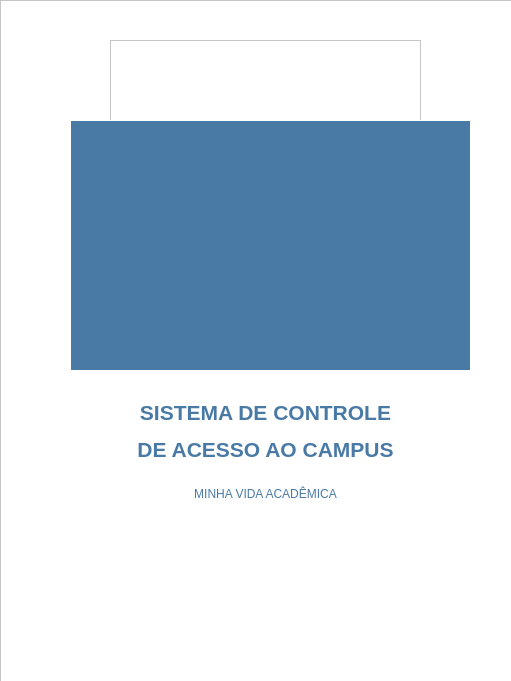
         <widget class="QFrame" name="campus_all">
          <property name="geometry">
           <rect>
            <x>0</x>
            <y>10</y>
            <width>511</width>
            <height>681</height>
           </rect>
          </property>
          <property name="styleSheet">
           <string notr="true"/>
          </property>
          <property name="frameShape">
           <enum>QFrame::StyledPanel</enum>
          </property>
          <property name="frameShadow">
           <enum>QFrame::Raised</enum>
          </property>
          <widget class="QLabel" name="curso">
           <property name="geometry">
            <rect>
             <x>40</x>
             <y>301</y>
             <width>451</width>
             <height>41</height>
            </rect>
           </property>
           <property name="styleSheet">
            <string notr="true">background-color: rgb(255, 255, 255);
color: rgb(145, 145, 145);
font: 75 12pt &quot;Arial&quot;;
padding-top:5px;
padding-left: 5px;
border-color: rgb(0, 0, 0);
border: 1px solid;</string>
           </property>
           <property name="text">
            <string>Curso</string>
           </property>
          </widget>
          <widget class="QLabel" name="hora_ini">
           <property name="geometry">
            <rect>
             <x>40</x>
             <y>439</y>
             <width>221</width>
             <height>41</height>
            </rect>
           </property>
           <property name="styleSheet">
            <string notr="true">background-color: rgb(255, 255, 255);
color: rgb(145, 145, 145);
font: 75 12pt &quot;Arial&quot;;
padding-top:5px;
padding-left: 5px;
border-color: rgb(0, 0, 0);
border: 1px solid;</string>
           </property>
           <property name="text">
            <string>Entrada</string>
           </property>
          </widget>
          <widget class="QLabel" name="observacao">
           <property name="geometry">
            <rect>
             <x>40</x>
             <y>486</y>
             <width>451</width>
             <height>61</height>
            </rect>
           </property>
           <property name="styleSheet">
            <string notr="true">background-color: rgb(255, 255, 255);
color: rgb(145, 145, 145);
font: 75 12pt &quot;Arial&quot;;
padding-top:5px;
padding-left: 5px;
border-color: rgb(0, 0, 0);
border: 1px solid;</string>
           </property>
           <property name="text">
            <string>Observação</string>
           </property>
           <property name="alignment">
            <set>Qt::AlignCenter</set>
           </property>
          </widget>
          <widget class="QLabel" name="espaco_reservado">
           <property name="geometry">
            <rect>
             <x>40</x>
             <y>347</y>
             <width>451</width>
             <height>41</height>
            </rect>
           </property>
           <property name="styleSheet">
            <string notr="true">background-color: rgb(255, 255, 255);
color: rgb(145, 145, 145);
font: 75 12pt &quot;Arial&quot;;
padding-top:5px;
padding-left: 5px;
border-color: rgb(0, 0, 0);
border: 1px solid;</string>
           </property>
           <property name="text">
            <string>Espaço Reservado</string>
           </property>
          </widget>
          <widget class="QPushButton" name="negar">
           <property name="geometry">
            <rect>
             <x>160</x>
             <y>581</y>
             <width>81</width>
             <height>61</height>
            </rect>
           </property>
           <property name="styleSheet">
            <string notr="true">.QPushButton#negar {
    color: white;
    text-align: center;
    text-decoration: none;
    display: inline-block;
    font-size: 25px;
    margin: 4px 2px;
    cursor: pointer;
    background-color: white; 
    color: red; 
    border: 2px solid red;
	border-radius: 50px;
}

.QPushButton#negar:hover:pressed {
    background-color:red;
    color: white;
	border-top-color: rgb(255, 255, 255);
	border-right-color: rgb(0,0,0);
	border-bottom-color: rgb(0,0,0);
	border-left-color: rgb(255, 255, 255);
}
</string>
           </property>
           <property name="text">
            <string>✖</string>
           </property>
          </widget>
          <widget class="QFrame" name="frame_12">
           <property name="geometry">
            <rect>
             <x>190</x>
             <y>10</y>
             <width>141</width>
             <height>151</height>
            </rect>
           </property>
           <property name="styleSheet">
            <string notr="true">image: url(:/newPrefix/logo-normal.jpg);
background-repeat: no-repeat;
background-position:center;</string>
           </property>
           <property name="frameShape">
            <enum>QFrame::StyledPanel</enum>
           </property>
           <property name="frameShadow">
            <enum>QFrame::Raised</enum>
           </property>
          </widget>
          <widget class="QLabel" name="matricula">
           <property name="geometry">
            <rect>
             <x>40</x>
             <y>254</y>
             <width>451</width>
             <height>41</height>
            </rect>
           </property>
           <property name="styleSheet">
            <string notr="true">background-color: rgb(255, 255, 255);
color: rgb(145, 145, 145);
font: 75 12pt &quot;Arial&quot;;
padding-top:5px;
padding-left: 5px;
border-color: rgb(0, 0, 0);
border: 1px solid;</string>
           </property>
           <property name="text">
            <string>Matricula</string>
           </property>
          </widget>
          <widget class="QLabel" name="label_2">
           <property name="geometry">
            <rect>
             <x>70</x>
             <y>163</y>
             <width>381</width>
             <height>31</height>
            </rect>
           </property>
           <property name="styleSheet">
            <string notr="true">font: 75 16pt &quot;Arial&quot;;
color: rgb(73, 122, 166);</string>
           </property>
           <property name="text">
            <string>Informações do Aluno</string>
           </property>
           <property name="alignment">
            <set>Qt::AlignCenter</set>
           </property>
          </widget>
          <widget class="QLabel" name="nome_aluno">
           <property name="geometry">
            <rect>
             <x>40</x>
             <y>206</y>
             <width>451</width>
             <height>41</height>
            </rect>
           </property>
           <property name="styleSheet">
            <string notr="true">background-color: rgb(255, 255, 255);
color: rgb(145, 145, 145);
font: 75 12pt &quot;Arial&quot;;
padding-top:5px;
padding-left: 5px;
border-color: rgb(0, 0, 0);
border: 1px solid;</string>
           </property>
           <property name="text">
            <string>Nome do Aluno</string>
           </property>
          </widget>
          <widget class="QLabel" name="hora_fim">
           <property name="geometry">
            <rect>
             <x>270</x>
             <y>439</y>
             <width>221</width>
             <height>41</height>
            </rect>
           </property>
           <property name="styleSheet">
            <string notr="true">background-color: rgb(255, 255, 255);
color: rgb(145, 145, 145);
font: 75 12pt &quot;Arial&quot;;
padding-top:5px;
padding-left: 5px;
border-color: rgb(0, 0, 0);
border: 1px solid;</string>
           </property>
           <property name="text">
            <string>Saída</string>
           </property>
          </widget>
          <widget class="QPushButton" name="afirmar">
           <property name="geometry">
            <rect>
             <x>65</x>
             <y>581</y>
             <width>81</width>
             <height>61</height>
            </rect>
           </property>
           <property name="toolTip">
            <string>Afirmar</string>
           </property>
           <property name="whatsThis">
            <string>Afirmar</string>
           </property>
           <property name="styleSheet">
            <string notr="true">.QPushButton#afirmar {
    color: white;
    text-align: center;
    text-decoration: none;
    display: inline-block;
    font-size: 25px;
    margin: 4px 2px;
    cursor: pointer;
    background-color: white; 
    color: #4CAF50; 
    border: 2px solid #4CAF50;
}

.QPushButton#afirmar:hover:pressed {
    background-color: #4CAF50;
    color: white;
	border-top-color: rgb(255, 255, 255);
	border-right-color: rgb(0,0,0);
	border-bottom-color: rgb(0,0,0);
	border-left-color: rgb(255, 255, 255);
}
</string>
           </property>
           <property name="text">
            <string>✔</string>
           </property>
          </widget>
          <widget class="QLabel" name="data">
           <property name="geometry">
            <rect>
             <x>40</x>
             <y>393</y>
             <width>451</width>
             <height>41</height>
            </rect>
           </property>
           <property name="styleSheet">
            <string notr="true">background-color: rgb(255, 255, 255);
color: rgb(145, 145, 145);
font: 75 12pt &quot;Arial&quot;;
padding-top:5px;
padding-left: 5px;
border-color: rgb(0, 0, 0);
border: 1px solid;</string>
           </property>
           <property name="text">
            <string>Data Reservada</string>
           </property>
          </widget>
          <widget class="QFrame" name="s_dose_all">
           <property name="geometry">
            <rect>
             <x>390</x>
             <y>594</y>
             <width>101</width>
             <height>71</height>
            </rect>
           </property>
           <property name="styleSheet">
            <string notr="true">QFrame#s_dose_all{
border: 2px solid black;
}

</string>
           </property>
           <property name="frameShape">
            <enum>QFrame::StyledPanel</enum>
           </property>
           <property name="frameShadow">
            <enum>QFrame::Raised</enum>
           </property>
           <widget class="QFrame" name="fig_vac_2">
            <property name="geometry">
             <rect>
              <x>10</x>
              <y>10</y>
              <width>51</width>
              <height>51</height>
             </rect>
            </property>
            <property name="styleSheet">
             <string notr="true">image: url(:/newPrefix/2646111.png);

</string>
            </property>
            <property name="frameShape">
             <enum>QFrame::StyledPanel</enum>
            </property>
            <property name="frameShadow">
             <enum>QFrame::Raised</enum>
            </property>
           </widget>
           <widget class="QLabel" name="s_dose_n">
            <property name="geometry">
             <rect>
              <x>50</x>
              <y>10</y>
              <width>41</width>
              <height>41</height>
             </rect>
            </property>
            <property name="styleSheet">
             <string notr="true"/>
            </property>
            <property name="text">
             <string>&lt;html&gt;&lt;head/&gt;&lt;body&gt;&lt;p&gt;&lt;span style=&quot; font-size:14pt;&quot;&gt;2ª&lt;/span&gt;&lt;/p&gt;&lt;/body&gt;&lt;/html&gt;</string>
            </property>
            <property name="alignment">
             <set>Qt::AlignCenter</set>
            </property>
           </widget>
          </widget>
          <widget class="QFrame" name="p_dose_all">
           <property name="geometry">
            <rect>
             <x>270</x>
             <y>594</y>
             <width>101</width>
             <height>71</height>
            </rect>
           </property>
           <property name="styleSheet">
            <string notr="true">QFrame#p_dose_all{
border: 2px solid black;
}

</string>
           </property>
           <property name="frameShape">
            <enum>QFrame::StyledPanel</enum>
           </property>
           <property name="frameShadow">
            <enum>QFrame::Raised</enum>
           </property>
           <widget class="QFrame" name="fig_vac_1">
            <property name="geometry">
             <rect>
              <x>10</x>
              <y>10</y>
              <width>51</width>
              <height>51</height>
             </rect>
            </property>
            <property name="styleSheet">
             <string notr="true">image: url(:/newPrefix/2646111.png);

</string>
            </property>
            <property name="frameShape">
             <enum>QFrame::StyledPanel</enum>
            </property>
            <property name="frameShadow">
             <enum>QFrame::Raised</enum>
            </property>
           </widget>
           <widget class="QLabel" name="p_dose_n">
            <property name="geometry">
             <rect>
              <x>50</x>
              <y>10</y>
              <width>41</width>
              <height>41</height>
             </rect>
            </property>
            <property name="styleSheet">
             <string notr="true"/>
            </property>
            <property name="text">
             <string>&lt;html&gt;&lt;head/&gt;&lt;body&gt;&lt;p&gt;&lt;span style=&quot; font-size:14pt;&quot;&gt;1ª&lt;/span&gt;&lt;/p&gt;&lt;/body&gt;&lt;/html&gt;</string>
            </property>
            <property name="alignment">
             <set>Qt::AlignCenter</set>
            </property>
           </widget>
          </widget>
          <widget class="QLabel" name="label_3">
           <property name="geometry">
            <rect>
             <x>290</x>
             <y>560</y>
             <width>161</width>
             <height>31</height>
            </rect>
           </property>
           <property name="text">
            <string>&lt;html&gt;&lt;head/&gt;&lt;body&gt;&lt;p&gt;&lt;span style=&quot; font-size:9pt; font-weight:600;&quot;&gt;Quantidade de Doses&lt;/span&gt;&lt;/p&gt;&lt;/body&gt;&lt;/html&gt;</string>
           </property>
           <property name="alignment">
            <set>Qt::AlignCenter</set>
           </property>
          </widget>
          <widget class="QLabel" name="fechar_confirma">
           <property name="geometry">
            <rect>
             <x>65</x>
             <y>581</y>
             <width>81</width>
             <height>61</height>
            </rect>
           </property>
           <property name="styleSheet">
            <string notr="true">    text-align: center;
    text-decoration: none;
    display: inline-block;
    font-size: 25px;
    margin: 4px 2px;
    cursor: pointer;
    background-color: white; 
    color: rgb(73, 122, 166); 
    border: 2px solid rgb(73, 122, 166);</string>
           </property>
           <property name="text">
            <string>✔</string>
           </property>
           <property name="alignment">
            <set>Qt::AlignCenter</set>
           </property>
          </widget>
          <widget class="QLabel" name="fechar_negar">
           <property name="geometry">
            <rect>
             <x>160</x>
             <y>581</y>
             <width>81</width>
             <height>61</height>
            </rect>
           </property>
           <property name="styleSheet">
            <string notr="true">    text-align: center;
    text-decoration: none;
    display: inline-block;
    font-size: 25px;
    margin: 4px 2px;
    cursor: pointer;
    background-color: white; 
    color: rgb(73, 122, 166); 
    border: 2px solid rgb(73, 122, 166);</string>
           </property>
           <property name="text">
            <string>✖</string>
           </property>
           <property name="alignment">
            <set>Qt::AlignCenter</set>
           </property>
          </widget>
          <widget class="QFrame" name="CAPA">
           <property name="geometry">
            <rect>
             <x>0</x>
             <y>0</y>
             <width>541</width>
             <height>741</height>
            </rect>
           </property>
           <property name="styleSheet">
            <string notr="true">background-color: white;

</string>
           </property>
           <property name="frameShape">
            <enum>QFrame::StyledPanel</enum>
           </property>
           <property name="frameShadow">
            <enum>QFrame::Raised</enum>
           </property>
           <widget class="QFrame" name="frame_7">
            <property name="geometry">
             <rect>
              <x>110</x>
              <y>40</y>
              <width>311</width>
              <height>291</height>
             </rect>
            </property>
            <property name="styleSheet">
             <string notr="true">image: url(:/newPrefix/logo-normal.jpg);
background-repeat: no-repeat;
background-position: center;</string>
            </property>
            <property name="frameShape">
             <enum>QFrame::StyledPanel</enum>
            </property>
            <property name="frameShadow">
             <enum>QFrame::Raised</enum>
            </property>
           </widget>
           <widget class="QLabel" name="label_4">
            <property name="geometry">
             <rect>
              <x>70</x>
              <y>320</y>
              <width>391</width>
              <height>261</height>
             </rect>
            </property>
            <property name="styleSheet">
             <string notr="true">font: 75 14pt &quot;Arial&quot;;
color: rgb(73, 122, 166);</string>
            </property>
            <property name="text">
             <string>&lt;html&gt;&lt;head/&gt;&lt;body&gt;&lt;p align=&quot;center&quot;&gt;&lt;span style=&quot; font-size:16pt; font-weight:600;&quot;&gt;SISTEMA DE CONTROLE&lt;/span&gt;&lt;/p&gt;&lt;p align=&quot;center&quot;&gt;&lt;span style=&quot; font-size:16pt; font-weight:600;&quot;&gt;DE ACESSO AO CAMPUS&lt;/span&gt;&lt;br/&gt;&lt;/p&gt;&lt;p align=&quot;center&quot;&gt;MINHA VIDA ACADÊMICA&lt;/p&gt;&lt;/body&gt;&lt;/html&gt;</string>
            </property>
            <property name="alignment">
             <set>Qt::AlignCenter</set>
            </property>
           </widget>
           <widget class="QFrame" name="regi_saida">
            <property name="geometry">
             <rect>
              <x>70</x>
              <y>120</y>
              <width>401</width>
              <height>251</height>
             </rect>
            </property>
            <property name="styleSheet">
             <string notr="true">QFrame#regi_saida{

border:1px solid rgb(255, 255, 255);
background-color: rgb(73, 122, 166);

}</string>
            </property>
            <property name="frameShape">
             <enum>QFrame::StyledPanel</enum>
            </property>
            <property name="frameShadow">
             <enum>QFrame::Raised</enum>
            </property>
            <widget class="QLabel" name="text_saida">
             <property name="geometry">
              <rect>
               <x>20</x>
               <y>50</y>
               <width>351</width>
               <height>151</height>
              </rect>
             </property>
             <property name="styleSheet">
              <string notr="true">color: rgb(255, 255, 255);
background-color: rgb(73, 122, 166);</string>
             </property>
             <property name="text">
              <string>&lt;html&gt;&lt;head/&gt;&lt;body&gt;&lt;p align=&quot;center&quot;&gt;&lt;br/&gt;&lt;/p&gt;&lt;/body&gt;&lt;/html&gt;</string>
             </property>
             <property name="alignment">
              <set>Qt::AlignCenter</set>
             </property>
            </widget>
           </widget>
          </widget>
         </widget>
